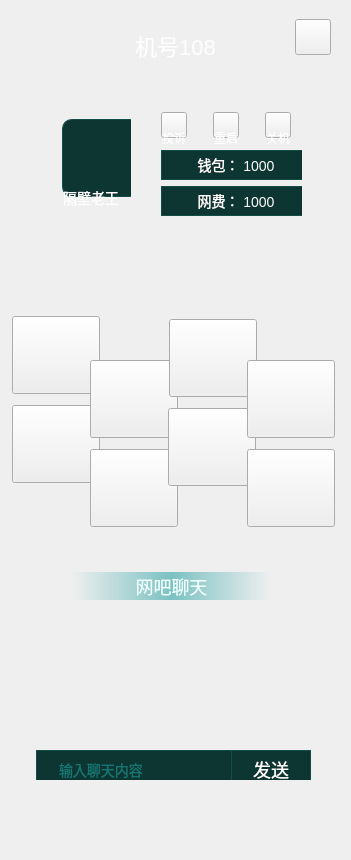
<?xml version="1.0" encoding="UTF-8"?>
<ui version="4.0">
 <class>masterDesktopClass</class>
 <widget class="QMainWindow" name="masterDesktopClass">
  <property name="geometry">
   <rect>
    <x>0</x>
    <y>0</y>
    <width>351</width>
    <height>860</height>
   </rect>
  </property>
  <property name="minimumSize">
   <size>
    <width>351</width>
    <height>860</height>
   </size>
  </property>
  <property name="maximumSize">
   <size>
    <width>351</width>
    <height>860</height>
   </size>
  </property>
  <property name="windowTitle">
   <string>masterDesktop</string>
  </property>
  <property name="styleSheet">
   <string notr="true">#centralWidget{
border-image: url(:/masterDesktop/Resources/desktop.png);
}
#btn_close{
border-image: url(:/masterDesktop/Resources/min.png);
}
#btn_close:pressed{
margin:1px;
}
#lbl_pcNo{
font-family:&quot;微软雅黑&quot;;
color:#FEFEFE;
font-size:22px;
}</string>
  </property>
  <widget class="QWidget" name="centralWidget">
   <property name="styleSheet">
    <string notr="true">#btn_complaints{
border-image: url(:/masterDesktop/Resources/complaints.png);
}
#btn_reboot{
border-image: url(:/masterDesktop/Resources/reboot.png);
}
#btn_shutdown{
border-image: url(:/masterDesktop/Resources/shutdown.png);
}
#btn_complaints:pressed,#btn_reboot:pressed,#btn_shutdown:pressed{
margin:1px;
}
#lbl_complaints,#lbl_reboot,#lbl_shutdown{
font-family:&quot;微软雅黑&quot;;
font-size:12px;
color:#FFFFFF;
}
#lbl_wallet,#lbl_fee{
border:1px solid #144D46;
background:#0D3632;
color:#FFFFFF;
font-family:&quot;微软雅黑&quot;;
font-size:14px;
}
#lbl_user{
color:#FFFFFF;
font-family:&quot;微软雅黑&quot;;
font-size:14px;
}
#lbl_icon{
border-image: url(:/masterDesktop/Resources/avatar.png);
}
#wgt_icon{
border:1px solid #144D46;
border-radius:10px;
background:#0D3632;
}
#lbl_chat{
background:qlineargradient(x1:0,y1:0,x2:1,y2:0,stop:0 rgba(21,86,88,0), stop:0.5 rgba(8,147,149,0.5),stop:1 rgba(21,87,88,0));
color:#EEFFFD;
font-family:&quot;微软雅黑&quot;;
font-size:18px;
}
#lEd_content{
background:#0D3632;
border:1px solid #144D46;
color:#22B4B0;
font-family:&quot;微软雅黑&quot;;
font-size:14px;
padding-left:20px;
}
#btn_send{
background:#0D3632;
border:1px solid #144D46;
color:#FEFFFF;
font-family:&quot;微软雅黑&quot;;
font-size:18px;
}
#textBrowser{
background:transparent;
border:none;
}
#btn_activity{
border-image: url(:/masterDesktop/Resources/activity.png);
}
#btn_attendance{
border-image: url(:/masterDesktop/Resources/attendance.png);
}
#btn_order{
border-image: url(:/masterDesktop/Resources/order.png);
}
#btn_personal{
border-image: url(:/masterDesktop/Resources/personal.png);
}
#btn_recharge{
border-image: url(:/masterDesktop/Resources/recharge.png);
}
#btn_tel{
border-image: url(:/masterDesktop/Resources/tel.png);
}
#btn_wifi{
border-image: url(:/masterDesktop/Resources/wifi.png);
}
#btn_game{
border-image: url(:/masterDesktop/Resources/game.png);
}
#btn_activity:pressed,#btn_attendance:pressed,#btn_order:pressed,#btn_personal:pressed,#btn_recharge:pressed,#btn_tel:pressed,#btn_wifi:pressed,#btn_game:pressed{
margin:1px;
}</string>
   </property>
   <widget class="QPushButton" name="btn_close">
    <property name="geometry">
     <rect>
      <x>295</x>
      <y>19</y>
      <width>36</width>
      <height>36</height>
     </rect>
    </property>
    <property name="minimumSize">
     <size>
      <width>36</width>
      <height>36</height>
     </size>
    </property>
    <property name="maximumSize">
     <size>
      <width>36</width>
      <height>36</height>
     </size>
    </property>
    <property name="text">
     <string/>
    </property>
   </widget>
   <widget class="QLabel" name="lbl_pcNo">
    <property name="geometry">
     <rect>
      <x>120</x>
      <y>25</y>
      <width>111</width>
      <height>41</height>
     </rect>
    </property>
    <property name="text">
     <string>机号108</string>
    </property>
    <property name="alignment">
     <set>Qt::AlignCenter</set>
    </property>
   </widget>
   <widget class="QPushButton" name="btn_order">
    <property name="geometry">
     <rect>
      <x>12</x>
      <y>316</y>
      <width>88</width>
      <height>78</height>
     </rect>
    </property>
    <property name="minimumSize">
     <size>
      <width>88</width>
      <height>78</height>
     </size>
    </property>
    <property name="maximumSize">
     <size>
      <width>88</width>
      <height>78</height>
     </size>
    </property>
    <property name="text">
     <string/>
    </property>
   </widget>
   <widget class="QPushButton" name="btn_tel">
    <property name="geometry">
     <rect>
      <x>12</x>
      <y>405</y>
      <width>88</width>
      <height>78</height>
     </rect>
    </property>
    <property name="minimumSize">
     <size>
      <width>88</width>
      <height>78</height>
     </size>
    </property>
    <property name="maximumSize">
     <size>
      <width>88</width>
      <height>78</height>
     </size>
    </property>
    <property name="text">
     <string/>
    </property>
   </widget>
   <widget class="QPushButton" name="btn_recharge">
    <property name="geometry">
     <rect>
      <x>90</x>
      <y>360</y>
      <width>88</width>
      <height>78</height>
     </rect>
    </property>
    <property name="minimumSize">
     <size>
      <width>88</width>
      <height>78</height>
     </size>
    </property>
    <property name="maximumSize">
     <size>
      <width>88</width>
      <height>78</height>
     </size>
    </property>
    <property name="text">
     <string/>
    </property>
   </widget>
   <widget class="QPushButton" name="btn_wifi">
    <property name="geometry">
     <rect>
      <x>90</x>
      <y>449</y>
      <width>88</width>
      <height>78</height>
     </rect>
    </property>
    <property name="minimumSize">
     <size>
      <width>88</width>
      <height>78</height>
     </size>
    </property>
    <property name="maximumSize">
     <size>
      <width>88</width>
      <height>78</height>
     </size>
    </property>
    <property name="text">
     <string/>
    </property>
   </widget>
   <widget class="QPushButton" name="btn_attendance">
    <property name="geometry">
     <rect>
      <x>169</x>
      <y>319</y>
      <width>88</width>
      <height>78</height>
     </rect>
    </property>
    <property name="minimumSize">
     <size>
      <width>88</width>
      <height>78</height>
     </size>
    </property>
    <property name="maximumSize">
     <size>
      <width>88</width>
      <height>78</height>
     </size>
    </property>
    <property name="text">
     <string/>
    </property>
   </widget>
   <widget class="QPushButton" name="btn_personal">
    <property name="geometry">
     <rect>
      <x>168</x>
      <y>408</y>
      <width>88</width>
      <height>78</height>
     </rect>
    </property>
    <property name="minimumSize">
     <size>
      <width>88</width>
      <height>78</height>
     </size>
    </property>
    <property name="maximumSize">
     <size>
      <width>88</width>
      <height>78</height>
     </size>
    </property>
    <property name="text">
     <string/>
    </property>
   </widget>
   <widget class="QPushButton" name="btn_activity">
    <property name="geometry">
     <rect>
      <x>247</x>
      <y>360</y>
      <width>88</width>
      <height>78</height>
     </rect>
    </property>
    <property name="minimumSize">
     <size>
      <width>88</width>
      <height>78</height>
     </size>
    </property>
    <property name="maximumSize">
     <size>
      <width>88</width>
      <height>78</height>
     </size>
    </property>
    <property name="text">
     <string/>
    </property>
   </widget>
   <widget class="QLabel" name="lbl_chat">
    <property name="geometry">
     <rect>
      <x>72</x>
      <y>572</y>
      <width>199</width>
      <height>28</height>
     </rect>
    </property>
    <property name="minimumSize">
     <size>
      <width>199</width>
      <height>28</height>
     </size>
    </property>
    <property name="maximumSize">
     <size>
      <width>199</width>
      <height>28</height>
     </size>
    </property>
    <property name="text">
     <string>网吧聊天</string>
    </property>
    <property name="alignment">
     <set>Qt::AlignCenter</set>
    </property>
   </widget>
   <widget class="QWidget" name="layoutWidget">
    <property name="geometry">
     <rect>
      <x>150</x>
      <y>101</y>
      <width>152</width>
      <height>126</height>
     </rect>
    </property>
    <layout class="QVBoxLayout" name="verticalLayout_4">
     <item>
      <layout class="QHBoxLayout" name="horizontalLayout">
       <property name="spacing">
        <number>26</number>
       </property>
       <item>
        <layout class="QVBoxLayout" name="verticalLayout">
         <property name="spacing">
          <number>5</number>
         </property>
         <item alignment="Qt::AlignHCenter">
          <widget class="QPushButton" name="btn_complaints">
           <property name="minimumSize">
            <size>
             <width>26</width>
             <height>26</height>
            </size>
           </property>
           <property name="maximumSize">
            <size>
             <width>26</width>
             <height>26</height>
            </size>
           </property>
           <property name="text">
            <string/>
           </property>
          </widget>
         </item>
         <item>
          <widget class="QLabel" name="lbl_complaints">
           <property name="text">
            <string>投诉</string>
           </property>
           <property name="alignment">
            <set>Qt::AlignCenter</set>
           </property>
          </widget>
         </item>
        </layout>
       </item>
       <item>
        <layout class="QVBoxLayout" name="verticalLayout_2">
         <property name="spacing">
          <number>5</number>
         </property>
         <item alignment="Qt::AlignHCenter">
          <widget class="QPushButton" name="btn_reboot">
           <property name="minimumSize">
            <size>
             <width>26</width>
             <height>26</height>
            </size>
           </property>
           <property name="maximumSize">
            <size>
             <width>26</width>
             <height>26</height>
            </size>
           </property>
           <property name="text">
            <string/>
           </property>
          </widget>
         </item>
         <item>
          <widget class="QLabel" name="lbl_reboot">
           <property name="text">
            <string>重启</string>
           </property>
           <property name="alignment">
            <set>Qt::AlignCenter</set>
           </property>
          </widget>
         </item>
        </layout>
       </item>
       <item>
        <layout class="QVBoxLayout" name="verticalLayout_3">
         <property name="spacing">
          <number>5</number>
         </property>
         <item alignment="Qt::AlignHCenter">
          <widget class="QPushButton" name="btn_shutdown">
           <property name="minimumSize">
            <size>
             <width>26</width>
             <height>26</height>
            </size>
           </property>
           <property name="maximumSize">
            <size>
             <width>26</width>
             <height>26</height>
            </size>
           </property>
           <property name="text">
            <string/>
           </property>
          </widget>
         </item>
         <item>
          <widget class="QLabel" name="lbl_shutdown">
           <property name="text">
            <string>关机</string>
           </property>
           <property name="alignment">
            <set>Qt::AlignCenter</set>
           </property>
          </widget>
         </item>
        </layout>
       </item>
      </layout>
     </item>
     <item>
      <widget class="QLabel" name="lbl_wallet">
       <property name="minimumSize">
        <size>
         <width>150</width>
         <height>30</height>
        </size>
       </property>
       <property name="maximumSize">
        <size>
         <width>150</width>
         <height>30</height>
        </size>
       </property>
       <property name="text">
        <string>钱包： 1000</string>
       </property>
       <property name="alignment">
        <set>Qt::AlignCenter</set>
       </property>
      </widget>
     </item>
     <item>
      <widget class="QLabel" name="lbl_fee">
       <property name="minimumSize">
        <size>
         <width>150</width>
         <height>30</height>
        </size>
       </property>
       <property name="maximumSize">
        <size>
         <width>150</width>
         <height>30</height>
        </size>
       </property>
       <property name="text">
        <string>网费： 1000</string>
       </property>
       <property name="alignment">
        <set>Qt::AlignCenter</set>
       </property>
      </widget>
     </item>
    </layout>
   </widget>
   <widget class="QWidget" name="layoutWidget">
    <property name="geometry">
     <rect>
      <x>51</x>
      <y>108</y>
      <width>80</width>
      <height>112</height>
     </rect>
    </property>
    <layout class="QVBoxLayout" name="verticalLayout_5">
     <property name="spacing">
      <number>12</number>
     </property>
     <item>
      <widget class="QWidget" name="wgt_icon" native="true">
       <property name="minimumSize">
        <size>
         <width>78</width>
         <height>78</height>
        </size>
       </property>
       <property name="maximumSize">
        <size>
         <width>78</width>
         <height>78</height>
        </size>
       </property>
       <layout class="QGridLayout" name="gridLayout">
        <item row="0" column="0">
         <widget class="QLabel" name="lbl_icon">
          <property name="minimumSize">
           <size>
            <width>63</width>
            <height>64</height>
           </size>
          </property>
          <property name="maximumSize">
           <size>
            <width>63</width>
            <height>64</height>
           </size>
          </property>
          <property name="text">
           <string/>
          </property>
         </widget>
        </item>
       </layout>
      </widget>
     </item>
     <item>
      <widget class="QLabel" name="lbl_user">
       <property name="text">
        <string>隔壁老王</string>
       </property>
       <property name="alignment">
        <set>Qt::AlignCenter</set>
       </property>
      </widget>
     </item>
    </layout>
   </widget>
   <widget class="QWidget" name="layoutWidget">
    <property name="geometry">
     <rect>
      <x>25</x>
      <y>739</y>
      <width>297</width>
      <height>41</height>
     </rect>
    </property>
    <layout class="QHBoxLayout" name="horizontalLayout_2">
     <property name="spacing">
      <number>10</number>
     </property>
     <item>
      <widget class="QLineEdit" name="lEd_content">
       <property name="minimumSize">
        <size>
         <width>205</width>
         <height>39</height>
        </size>
       </property>
       <property name="maximumSize">
        <size>
         <width>205</width>
         <height>39</height>
        </size>
       </property>
       <property name="placeholderText">
        <string>输入聊天内容</string>
       </property>
      </widget>
     </item>
     <item>
      <widget class="QPushButton" name="btn_send">
       <property name="minimumSize">
        <size>
         <width>80</width>
         <height>39</height>
        </size>
       </property>
       <property name="maximumSize">
        <size>
         <width>80</width>
         <height>39</height>
        </size>
       </property>
       <property name="text">
        <string>发送</string>
       </property>
      </widget>
     </item>
    </layout>
   </widget>
   <widget class="QTextBrowser" name="textBrowser">
    <property name="geometry">
     <rect>
      <x>20</x>
      <y>610</y>
      <width>311</width>
      <height>121</height>
     </rect>
    </property>
    <property name="styleSheet">
     <string notr="true">

 QScrollBar:vertical {
       width: 13px;
    background:rgba(0,0,0,0%);
    padding-top:13px;
    padding-bottom:13px;
   }
   QScrollBar::handle:vertical {
       
	border-image: url(:/masterDesktop/Resources/slider.png);
   }
QScrollBar::add-line:vertical
{
    border:0px;
   height:13px;
}

QScrollBar::sub-line:vertical
{
  border:0px;
height:13px;
}
 QScrollBar::up-arrow:vertical{     
    border:0px;
width:13px;
height:13px;
	border-image: url(:/masterDesktop/Resources/up.png);
   }
QScrollBar::down-arrow:vertical{
    border:0px;
width:13px;
height:13px;
border-image: url(:/masterDesktop/Resources/down.png);
}
QScrollBar::add-page:vertical,QScrollBar::sub-page:vertical
{
  background-color:#08201e;
}
</string>
    </property>
    <property name="verticalScrollBarPolicy">
     <enum>Qt::ScrollBarAsNeeded</enum>
    </property>
   </widget>
   <widget class="QPushButton" name="btn_game">
    <property name="geometry">
     <rect>
      <x>247</x>
      <y>449</y>
      <width>88</width>
      <height>78</height>
     </rect>
    </property>
    <property name="minimumSize">
     <size>
      <width>88</width>
      <height>78</height>
     </size>
    </property>
    <property name="maximumSize">
     <size>
      <width>88</width>
      <height>78</height>
     </size>
    </property>
    <property name="text">
     <string/>
    </property>
   </widget>
  </widget>
 </widget>
 <layoutdefault spacing="6" margin="11"/>
 <resources>
  <include location="masterDesktop.qrc"/>
 </resources>
 <connections/>
</ui>
